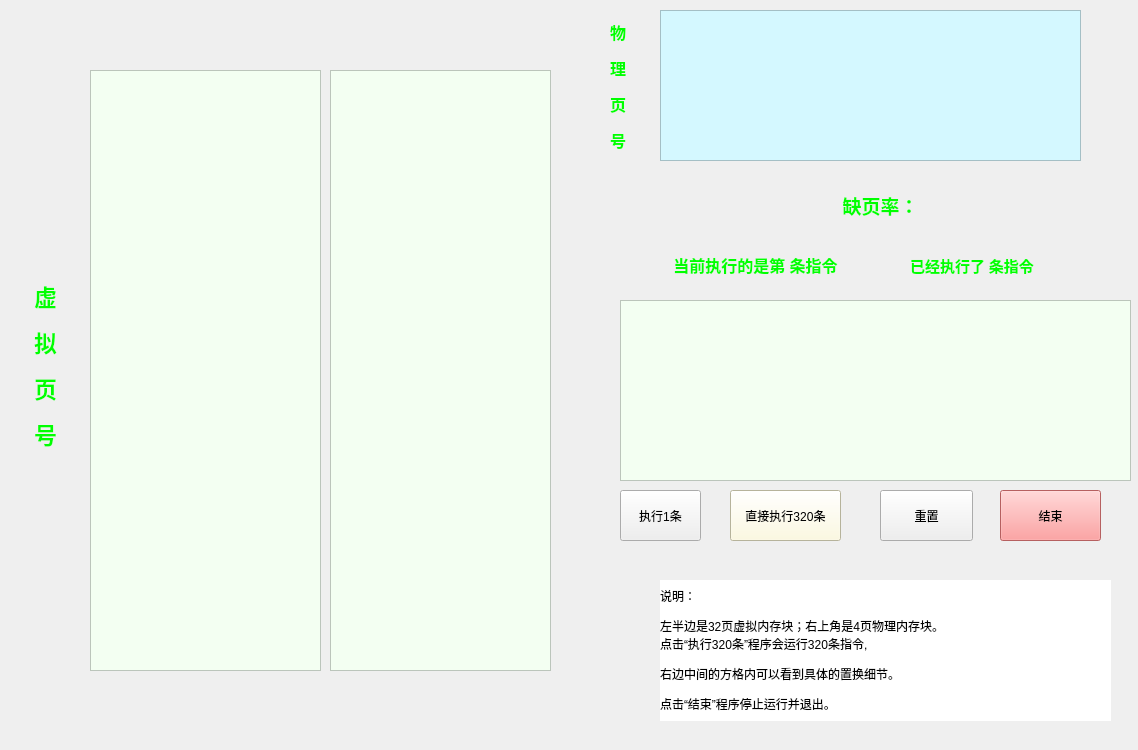
<?xml version="1.0" encoding="UTF-8"?>
<ui version="4.0">
 <class>Widget</class>
 <widget class="QWidget" name="Widget">
  <property name="geometry">
   <rect>
    <x>0</x>
    <y>0</y>
    <width>1138</width>
    <height>750</height>
   </rect>
  </property>
  <property name="windowTitle">
   <string>Widget</string>
  </property>
  <property name="styleSheet">
   <string notr="true"/>
  </property>
  <widget class="QPushButton" name="btn_start">
   <property name="geometry">
    <rect>
     <x>730</x>
     <y>490</y>
     <width>111</width>
     <height>51</height>
    </rect>
   </property>
   <property name="autoFillBackground">
    <bool>false</bool>
   </property>
   <property name="styleSheet">
    <string notr="true">
background-color: rgb(255, 251, 217);</string>
   </property>
   <property name="text">
    <string>直接执行320条</string>
   </property>
  </widget>
  <widget class="QPushButton" name="btn_end">
   <property name="geometry">
    <rect>
     <x>1000</x>
     <y>490</y>
     <width>101</width>
     <height>51</height>
    </rect>
   </property>
   <property name="styleSheet">
    <string notr="true">background-color: rgb(255, 135, 135);</string>
   </property>
   <property name="text">
    <string>结束</string>
   </property>
  </widget>
  <widget class="QLabel" name="label_details">
   <property name="geometry">
    <rect>
     <x>620</x>
     <y>250</y>
     <width>271</width>
     <height>31</height>
    </rect>
   </property>
   <property name="font">
    <font>
     <family>Adobe 宋体 Std L</family>
     <pointsize>11</pointsize>
     <weight>75</weight>
     <bold>true</bold>
    </font>
   </property>
   <property name="styleSheet">
    <string notr="true">color: rgb(0, 255, 0);</string>
   </property>
   <property name="text">
    <string>&lt;html&gt;&lt;head/&gt;&lt;body&gt;&lt;p&gt;&lt;span style=&quot; font-size:12pt; color:#00ff00;&quot;&gt;当前执行的是第               条指令&lt;/span&gt;&lt;/p&gt;&lt;/body&gt;&lt;/html&gt;</string>
   </property>
   <property name="alignment">
    <set>Qt::AlignCenter</set>
   </property>
  </widget>
  <widget class="QLabel" name="label_name1">
   <property name="geometry">
    <rect>
     <x>30</x>
     <y>250</y>
     <width>31</width>
     <height>231</height>
    </rect>
   </property>
   <property name="font">
    <font>
     <pointsize>17</pointsize>
     <weight>75</weight>
     <bold>true</bold>
    </font>
   </property>
   <property name="layoutDirection">
    <enum>Qt::LeftToRight</enum>
   </property>
   <property name="text">
    <string>&lt;html&gt;&lt;head/&gt;&lt;body&gt;&lt;p&gt;&lt;span style=&quot; color:#00ff00;&quot;&gt;虚&lt;/span&gt;&lt;/p&gt;&lt;p&gt;&lt;span style=&quot; color:#00ff00;&quot;&gt;拟&lt;/span&gt;&lt;/p&gt;&lt;p&gt;&lt;span style=&quot; color:#00ff00;&quot;&gt;页&lt;/span&gt;&lt;/p&gt;&lt;p&gt;&lt;span style=&quot; color:#00ff00;&quot;&gt;号&lt;/span&gt;&lt;/p&gt;&lt;/body&gt;&lt;/html&gt;</string>
   </property>
   <property name="alignment">
    <set>Qt::AlignCenter</set>
   </property>
  </widget>
  <widget class="QLabel" name="label_name2">
   <property name="geometry">
    <rect>
     <x>610</x>
     <y>20</y>
     <width>41</width>
     <height>131</height>
    </rect>
   </property>
   <property name="font">
    <font>
     <family>新宋体</family>
     <pointsize>12</pointsize>
     <weight>75</weight>
     <bold>true</bold>
    </font>
   </property>
   <property name="text">
    <string>&lt;html&gt;&lt;head/&gt;&lt;body&gt;&lt;p&gt;&lt;span style=&quot; color:#00ff00;&quot;&gt;物&lt;/span&gt;&lt;/p&gt;&lt;p&gt;&lt;span style=&quot; color:#00ff00;&quot;&gt;理&lt;/span&gt;&lt;/p&gt;&lt;p&gt;&lt;span style=&quot; color:#00ff00;&quot;&gt;页&lt;/span&gt;&lt;/p&gt;&lt;p&gt;&lt;span style=&quot; color:#00ff00;&quot;&gt;号&lt;/span&gt;&lt;/p&gt;&lt;/body&gt;&lt;/html&gt;</string>
   </property>
  </widget>
  <widget class="QLabel" name="label_rate">
   <property name="geometry">
    <rect>
     <x>770</x>
     <y>180</y>
     <width>221</width>
     <height>51</height>
    </rect>
   </property>
   <property name="font">
    <font>
     <family>Adobe 宋体 Std L</family>
     <pointsize>14</pointsize>
     <weight>75</weight>
     <bold>true</bold>
     <underline>false</underline>
    </font>
   </property>
   <property name="styleSheet">
    <string notr="true">color: rgb(0, 255, 0);</string>
   </property>
   <property name="text">
    <string>&lt;html&gt;&lt;head/&gt;&lt;body&gt;&lt;p&gt;&lt;span style=&quot; font-size:14pt; color:#00ff00;&quot;&gt;缺页率：&lt;/span&gt;&lt;/p&gt;&lt;/body&gt;&lt;/html&gt;</string>
   </property>
   <property name="scaledContents">
    <bool>false</bool>
   </property>
   <property name="alignment">
    <set>Qt::AlignCenter</set>
   </property>
  </widget>
  <widget class="QLabel" name="label_2">
   <property name="geometry">
    <rect>
     <x>660</x>
     <y>580</y>
     <width>451</width>
     <height>141</height>
    </rect>
   </property>
   <property name="styleSheet">
    <string notr="true">
background-color: rgb(255, 255, 255);</string>
   </property>
   <property name="text">
    <string>&lt;html&gt;&lt;head/&gt;&lt;body&gt;&lt;p&gt;说明：&lt;/p&gt;&lt;p&gt;左半边是32页虚拟内存块；右上角是4页物理内存块。&lt;br/&gt;点击“执行320条”程序会运行320条指令,&lt;/p&gt;&lt;p&gt;右边中间的方格内可以看到具体的置换细节。&lt;/p&gt;&lt;p&gt;点击“结束”程序停止运行并退出。&lt;/p&gt;&lt;/body&gt;&lt;/html&gt;</string>
   </property>
  </widget>
  <widget class="QPushButton" name="btn">
   <property name="geometry">
    <rect>
     <x>620</x>
     <y>490</y>
     <width>81</width>
     <height>51</height>
    </rect>
   </property>
   <property name="text">
    <string>执行1条</string>
   </property>
  </widget>
  <widget class="QLabel" name="label">
   <property name="geometry">
    <rect>
     <x>910</x>
     <y>250</y>
     <width>201</width>
     <height>31</height>
    </rect>
   </property>
   <property name="font">
    <font>
     <family>Adobe 宋体 Std L</family>
     <pointsize>12</pointsize>
     <weight>75</weight>
     <bold>true</bold>
    </font>
   </property>
   <property name="styleSheet">
    <string notr="true">color: rgb(0, 255, 0);</string>
   </property>
   <property name="text">
    <string>&lt;html&gt;&lt;head/&gt;&lt;body&gt;&lt;p&gt;&lt;span style=&quot; font-size:11pt; color:#00ff00;&quot;&gt;已经执行了 条指令&lt;/span&gt;&lt;/p&gt;&lt;/body&gt;&lt;/html&gt;</string>
   </property>
  </widget>
  <widget class="QListWidget" name="listWidget">
   <property name="geometry">
    <rect>
     <x>620</x>
     <y>300</y>
     <width>511</width>
     <height>181</height>
    </rect>
   </property>
   <property name="styleSheet">
    <string notr="true">background-color: rgb(243, 255, 242);</string>
   </property>
  </widget>
  <widget class="QTableWidget" name="table_visual_1">
   <property name="geometry">
    <rect>
     <x>90</x>
     <y>70</y>
     <width>231</width>
     <height>601</height>
    </rect>
   </property>
   <property name="styleSheet">
    <string notr="true">background-color: rgb(243, 255, 242);</string>
   </property>
  </widget>
  <widget class="QTableWidget" name="table_visual_2">
   <property name="geometry">
    <rect>
     <x>330</x>
     <y>70</y>
     <width>221</width>
     <height>601</height>
    </rect>
   </property>
   <property name="styleSheet">
    <string notr="true">background-color: rgb(243, 255, 242);</string>
   </property>
  </widget>
  <widget class="QTableWidget" name="table_physical">
   <property name="geometry">
    <rect>
     <x>660</x>
     <y>10</y>
     <width>421</width>
     <height>151</height>
    </rect>
   </property>
   <property name="styleSheet">
    <string notr="true">background-color: rgb(212, 248, 255);</string>
   </property>
  </widget>
  <widget class="QPushButton" name="btn_fresh">
   <property name="geometry">
    <rect>
     <x>880</x>
     <y>490</y>
     <width>93</width>
     <height>51</height>
    </rect>
   </property>
   <property name="text">
    <string>重置</string>
   </property>
  </widget>
  <zorder>table_physical</zorder>
  <zorder>table_visual_2</zorder>
  <zorder>table_visual_1</zorder>
  <zorder>btn_start</zorder>
  <zorder>btn_end</zorder>
  <zorder>label_details</zorder>
  <zorder>label_name1</zorder>
  <zorder>label_name2</zorder>
  <zorder>label_rate</zorder>
  <zorder>label_2</zorder>
  <zorder>btn</zorder>
  <zorder>label</zorder>
  <zorder>listWidget</zorder>
  <zorder>btn_fresh</zorder>
 </widget>
 <resources/>
 <connections/>
</ui>
